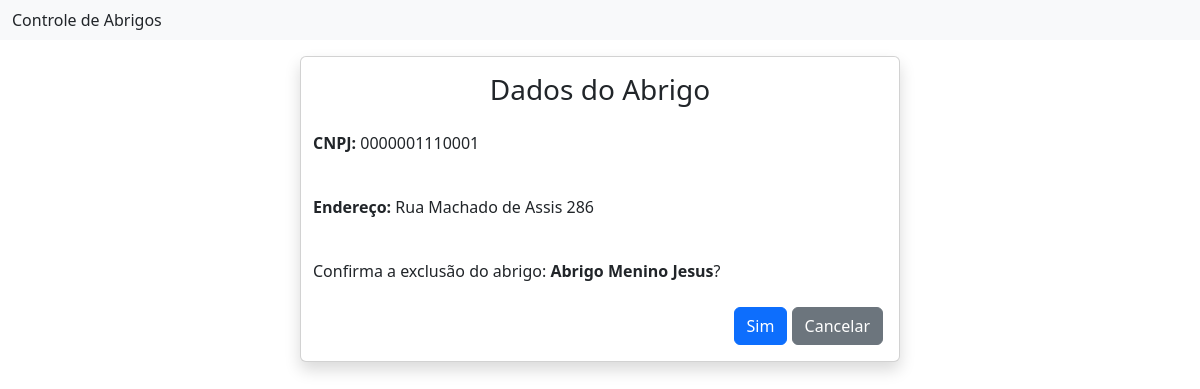
Page /3/abrigo/apagar/ on the committed database.
### abrigo/models.py (models this page shows)
class Abrigo(models.Model):
    nome = models.CharField(max_length=255, verbose_name="Nome", default='Exemplo de nome')
    cnpj = models.CharField(max_length=18, unique=True, verbose_name="CNPJ")
    endereco = models.CharField(max_length=255, verbose_name="Endereço")
    voluntarios = models.ForeignKey('voluntarios.Voluntario', verbose_name='Voluntario', related_name="tste",
                                     on_delete=models.CASCADE, null=True,blank=True)
    class Meta:
        verbose_name = 'Abrigo'
        verbose_name_plural = 'Abrigos'
    def __str__(self):
        return self.nome

### abrigo/views.py (the view)
# urls.py: path('<int:pk>/abrigo/apagar/', AbrigoDeleteView.as_view(), name='abrigo_apagar'),
class AbrigoDeleteView(SuccessMessageMixin, DeleteView):
    model = Abrigo
    template_name = 'abrigo_apagar.html'
    success_url = reverse_lazy('abrigos')
    success_message = 'Abrigo deletado com sucesso'

### abrigo/templates/abrigo_apagar.html (shortened to what this page needs)
{% extends 'inicial.html' %}
{% load django_bootstrap5 %}
{% block content %}
    <div class="card shadow m-3 col-md-6 mx-auto">
        <div class="card-body">
            <div class="row">
                <h3 class="text-center">Dados do Abrigo</h3>
                <p class="p-2 mt-2"><strong>CNPJ: </strong>{{ object.cnpj }}</p>
                <p class="p-2 mt-2"><strong>Endereço: </strong>{{ object.endereco }}</p>
                <p class="p-2 mt-2">Confirma a exclusão do abrigo: <strong>{{ object }}</strong>?</p>
                <form method="POST" enctype="multipart/form-data">
                    <div class="text-end">
                        {% bootstrap_button button_type="submit" content="Sim" %}
                        <a href="{% url 'abrigos' %}" class="btn btn-secondary text-white" type="button">
                            <span class="text">Cancelar</span>
                        </a>
                    </div>
                </form>
            </div>
        </div>
    </div>
{% endblock %}

### rows in the picture
Abrigo: cnpj "0000001110001", endereco "Rua Machado de Assis 286", nome "Abrigo Menino Jesus"
